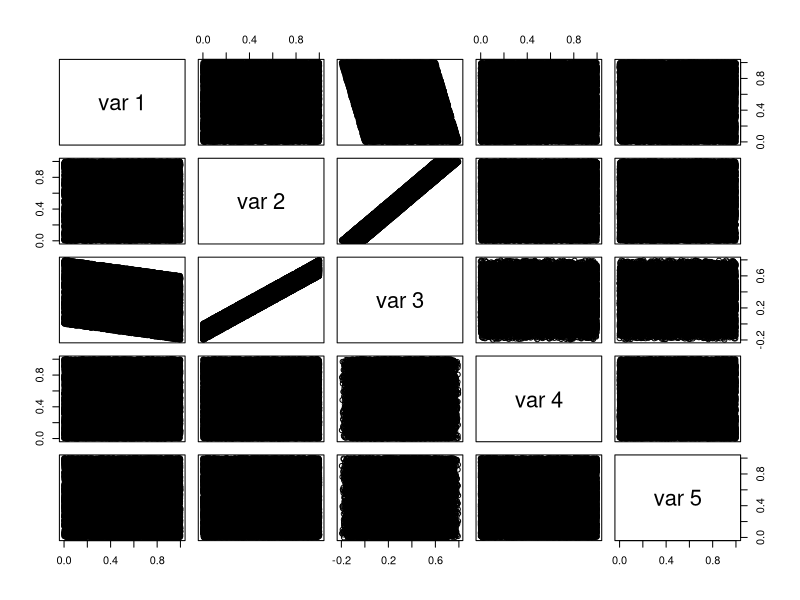
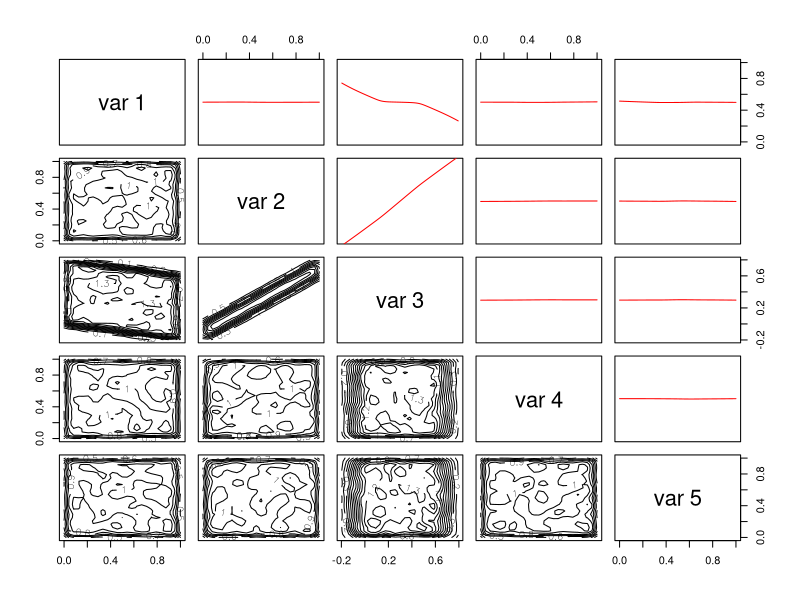

R code for these plots, in order:
## ---- chunk 1
# generate some random data
dat = matrix(runif(100000), ncol=5)
dat[, 3] = -.2 * dat[, 1] + .8 * dat[, 2] # to make the plot less boring
pairs(dat)
## ---- chunk 2
dens2d = function(x, y, ...) {
  library(MASS)
  res = kde2d(x, y)
  with(res, contour(x, y, z, add = TRUE))
}
pairs(dat, lower.panel = dens2d, upper.panel = function(x, y, ...) {
  lines(lowess(y ~ x), col = 'red')
})
